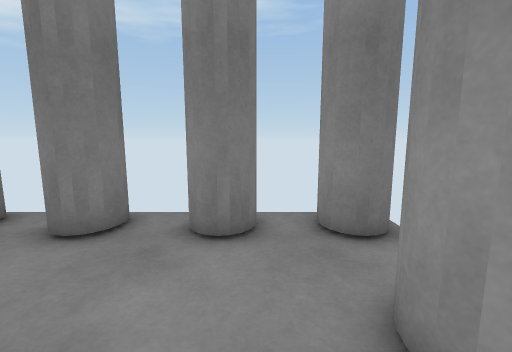
View 1 (above)

13 first-person views from a walk through a 3-D level made in the Unity game engine. The camera is 1.24 m above the floor, tilts 8° down and sees 90° across. The floor is counted in squares, 0.58 m on a side. Each view is taken from the middle of a square. On the plan, view 1 faces up. The plan holds only what a view shows up to about 16 squares ahead; the rest is blank. The place goes on beyond the plan. The player is left out. Surface patterns are stand-ins for the level's own textures.

View 2
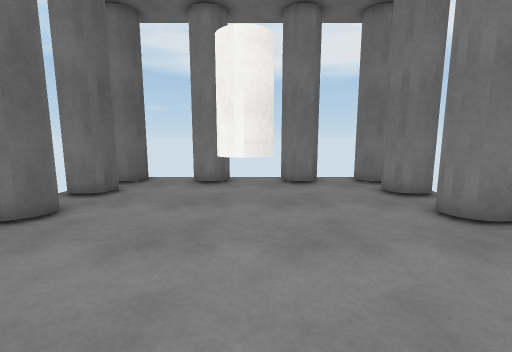

View 3
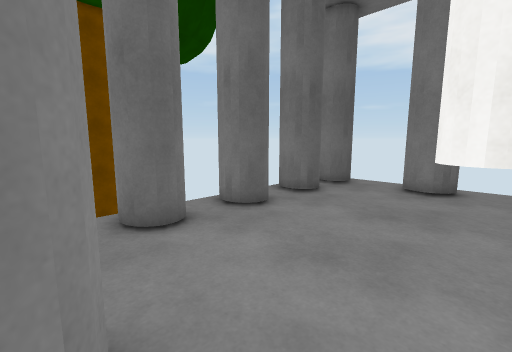

View 4
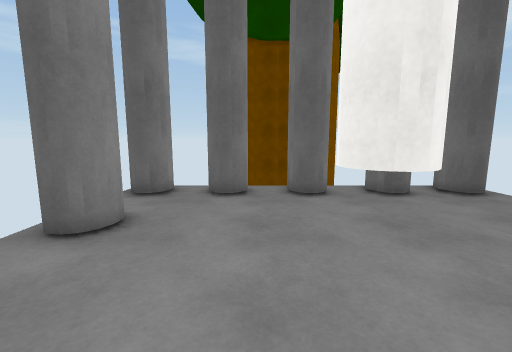

View 5
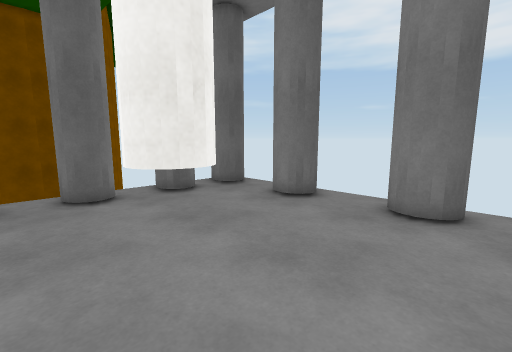

View 6
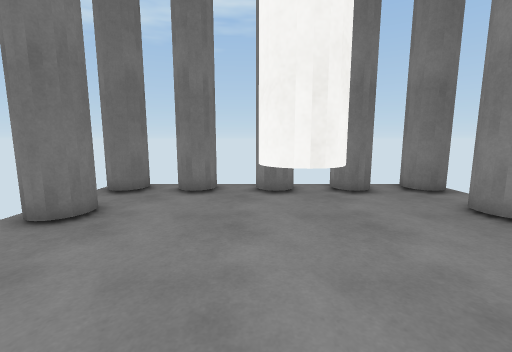

View 7
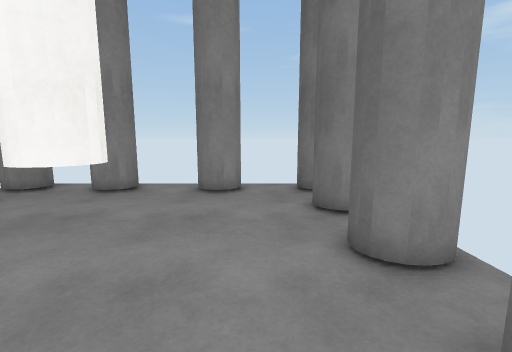

View 8
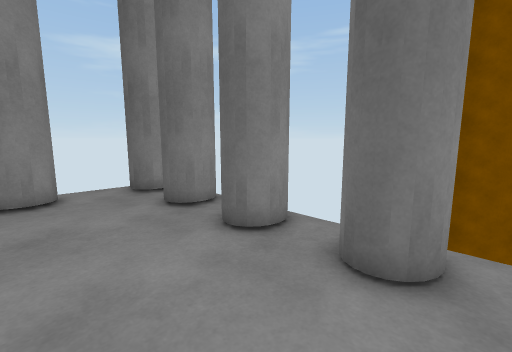

View 9
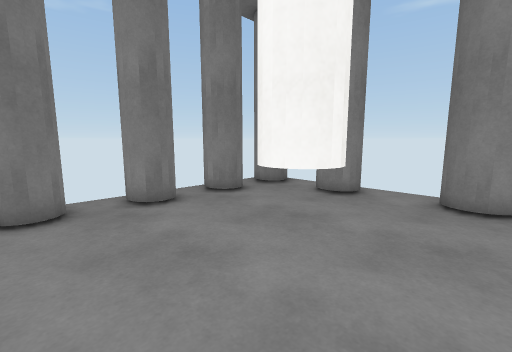

View 10
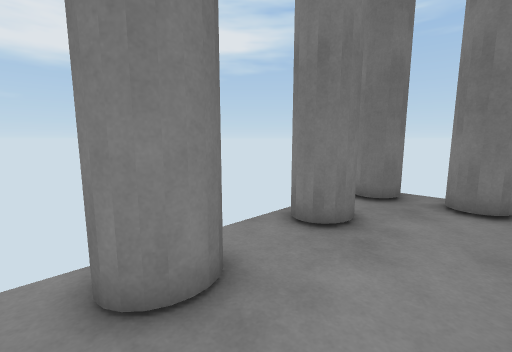

View 11
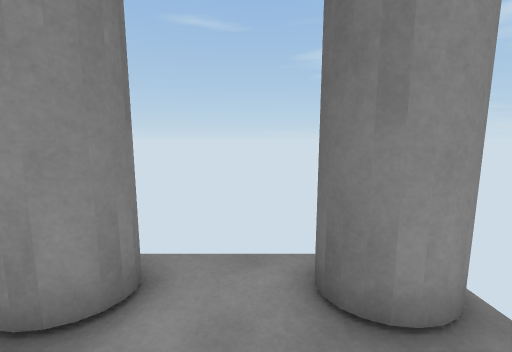

View 12
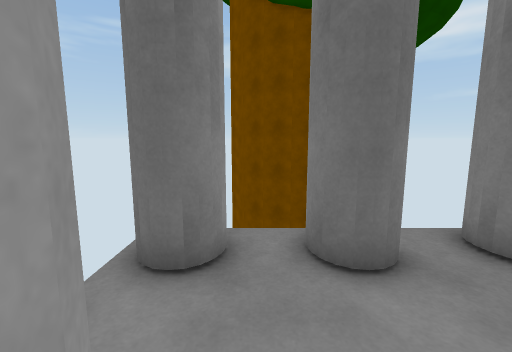

View 13
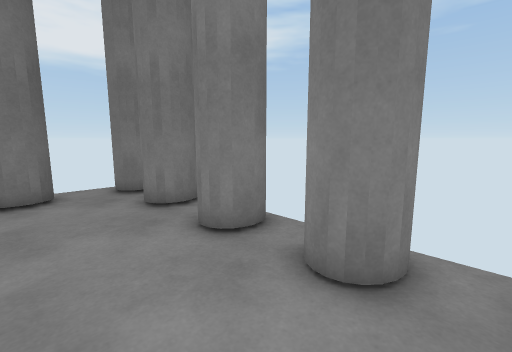

### Floor plan
Key: @ floor where view 1 was taken; # wall or solid block; . floor; O other object.
Columns run from 11 left of view 1 to 3 right of it. Each row starts with its distance up from view 1.
  7  #. #.##  ##.#
  6 ##.##.######.##
  5 #..##........##
  4 ...............
  3 ##...........#
  2 ##...........##
  1 #..............
  0 ......OOO..@...
 -1 #.....OO.......
 -2 ##...........##
 -3 ##...........##
 -4 ...............
 -5 ...............
 -6 ##.##.##..##.##
 -7  #.##.######.#
 -8     # #   #  #

Where each view was taken, in squares from view 1:
view 1: 0 up, 0 right, facing up
view 2: 0 up, 3 right, facing left
view 3: 0 up, 2 right, facing down-left
view 4: 4 up, 2 left, facing down
view 5: 4 up, 2 left, facing down-left
view 6: 5 down, 5 left, facing up
view 7: 4 down, 9 left, facing right
view 8: 2 down, 9 left, facing down-right
view 9: 3 down, 8 left, facing up-right
view 10: 4 down, 7 left, facing up-left
view 11: 5 down, 1 left, facing right
view 12: 2 down, 1 right, facing down
view 13: 2 up, 1 right, facing up-left
